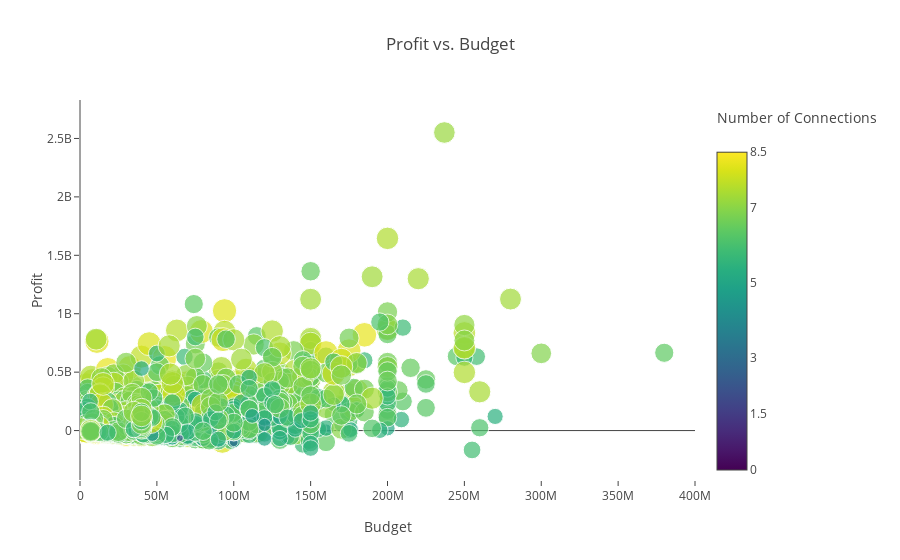

The notebook cell saved with this chart:
### Code cell
layout = go.Layout(
    title='Profit vs. Budget',
    xaxis=dict(
        title='Budget',
        gridcolor='rgb(255, 255, 255)',
        range=[0, 4e8],
        zerolinewidth=1,
        ticklen=5,
        gridwidth=2,
    ),
    yaxis=dict(
        title='Profit',
        gridcolor='rgb(255, 255, 255)',
        zerolinewidth=1,
        ticklen=5,
        gridwidth=2,
    )
)
data = [go.Scatter(
    x=df[df.budget>5000].budget.values, # Budget
    y=df[df.budget>5000].profit.values,  # Gross
    mode='markers',
    text= df[df.budget>5000].title.values, # Movie Titles
    marker=dict(
        size=3*(df[df.budget>5000].vote_average),
        sizeref=1.0,
        color=df[df.budget>5000].vote_average.values,
                
        colorbar=ColorBar(title='Number of Connections<br> &nbsp;' , tickvals=[0,1.5,3,5,7,8.5]),

        showscale=True,
        colorscale='Viridis'
    ))]
fig = go.Figure(data=data, layout=layout)
iplot(fig)

### Figure 1 — Plotly figure (JSON) as saved in the notebook; plotly's stock layout.template omitted (floating-point values rounded to 4 significant figures; data arrays with more than 128 entries replaced by an {"elided": "..."} marker saying what was removed)
{"data": [{"marker": {"color": {"elided": "3728 float values"}, "colorbar": {"tickvals": [0, 1.5, 3, 5, 7, 8.5], "title": "Number of Connections<br> &nbsp;"}, "colorscale": "Viridis", "showscale": true, "size": {"elided": "3728 float values"}, "sizeref": 1}, "mode": "markers", "text": {"elided": "3728 str values"}, "type": "scatter", "x": {"elided": "3728 int values"}, "y": {"elided": "3728 int values"}}], "layout": {"title": "Profit vs. Budget", "xaxis": {"gridcolor": "rgb(255, 255, 255)", "gridwidth": 2, "range": [0, 400000000], "ticklen": 5, "title": "Budget", "zerolinewidth": 1}, "yaxis": {"gridcolor": "rgb(255, 255, 255)", "gridwidth": 2, "ticklen": 5, "title": "Profit", "zerolinewidth": 1}}}
